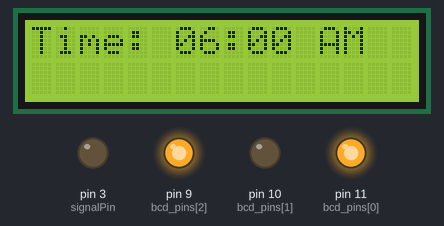
A sketch run on a simulated Arduino Uno, built with avr-gcc and run on an emulated ATmega328P. On the bench: 16×2 character LCD, output pins drawn as LEDs (lit = HIGH).

Above: at 0.1 s.
At 0.6 s:
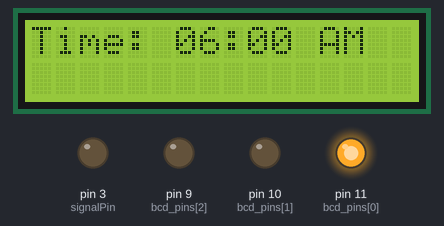
At 1.1 s:
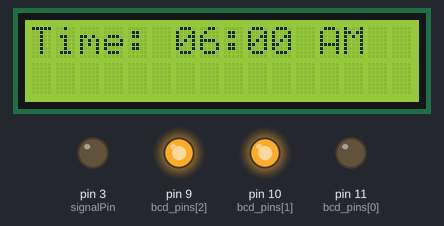
At 1.6 s:
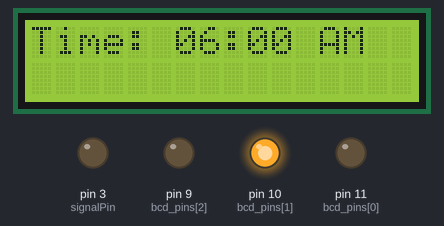
At 2.1 s:
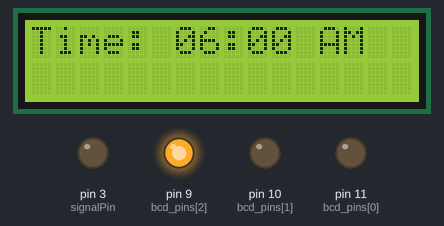
At 39.85 s:
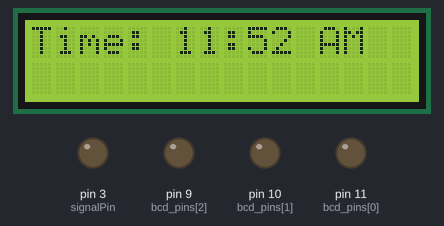
Timing chart, 0 to 40.0 s (numbered marks = the images above):
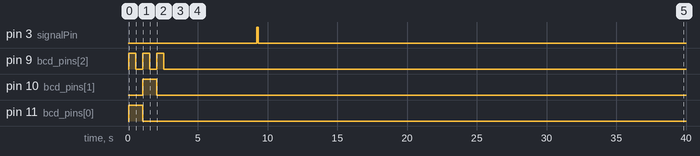

Measured:
- by itself, pin 3 (signalPin): LOW → HIGH at 9.2 s, → LOW 0.10 s later

The sketch:

abcd_player_main2.ino
```cpp
#include <LiquidCrystal.h>

const int signalPin = 3;
bool flag = false;

int hoursTens = 0;
int hourUnit = 6; //change this to offset time
int minuteTens = 0;
int minuteUnit = 0;

String hourTime = "";
String minuteTime = "";

//7 segment data
int seven_seconds[][8] = {
  {0, 0, 0},
  {0, 0, 1},
  {0, 1, 0},
  {0, 1, 1},
  {1, 0, 0},
  {1, 0, 1},
  {1, 1, 0},
  {1, 1, 1}
};

//cd4511 pins
int bcd_pins[] = {11, 10, 9};

LiquidCrystal lcd(12, 13, 4, 5, 6, 7);

//-------------------------- VOID SETUP ---------------------
void setup()
{
   //CD4511 pins
  for (int i = 0; i < 3; i++) {
    pinMode(bcd_pins[i], OUTPUT);
  }

  //signal arduino 1 to play sound
  pinMode(signalPin, OUTPUT);
  digitalWrite(signalPin, LOW);

  lcd.begin(16, 2);
  showCurrentTime();

  countDown(5);
}
//-------------------------- END OF VOID SETUP ---------------------

//-------------------------- VOID LOOP ---------------------
void loop()
{
  while (!flag) {
    int incrememt = minuteCounter();
    if (incrememt == 1) {
      hourCounter();
    }
    showCurrentTime();
    //adjust delay value to speed up or slow down clock
    //higher delay slower clock
    //lower delay faster clock
    //recommended: keep it lower as simulation is limited
    // but not to low as it can also slow down simulation
    delay(100);
  }
}
//-------------------------- END OF VOID LOOP ---------------------

void showCurrentTime() {
  lcd.home();
  lcd.print("Time: ");
  String hourTime = String(hoursTens) + String(hourUnit);
  String minuteTime = String(minuteTens) + String(minuteUnit);
  String time = hourTime + ":" + minuteTime;
  lcd.print(time);

  int hour = getTimeToInt(hourTime);

  if(hour >= 0 && hour <= 11){
    lcd.print(" AM");
  } else {
    lcd.print(" PM");
  }

  if(is7AM(hourTime, minuteTime))
    digitalWrite(signalPin, HIGH);
  else digitalWrite(signalPin, LOW);
}

//convert string time to int time
int getTimeToInt(String time){
  return time.toInt();
}

//check if 7 am
boolean is7AM(String hour, String minute){
  return (getTimeToInt(hour) == 7 && getTimeToInt(minute) == 0);
}

//minute counter
int minuteCounter() {
  int pulse_hour = 0;
  if (minuteUnit == 9) {
    if (minuteTens == 5) {
      pulse_hour = 1;
      minuteUnit = 0;
      minuteTens = 0;
    } else {
      minuteUnit = 0;
      minuteTens += 1;
    }
  } else {
    minuteUnit += 1;
  }
  return pulse_hour;
}

//hour counter
void hourCounter() {
  if (hoursTens == 2 && hourUnit == 3) {
    hourUnit = 0;
    hoursTens = 0;
  } else if (hourUnit == 9) {
    hourUnit = 0;
    hoursTens += 1;
  } else {
    hourUnit += 1;
  }
}

//7 segment countdown
void countDown(int start) {
  for (int i = start; i >= 0; i--) {
    writeToBCD(seven_seconds[i]);
    delay(500);
  }
}

void writeToBCD(int four_bit_data[]) {
  for (int i = 0; i < 3; i++)
    digitalWrite(bcd_pins[i], four_bit_data[i]);
}
```
